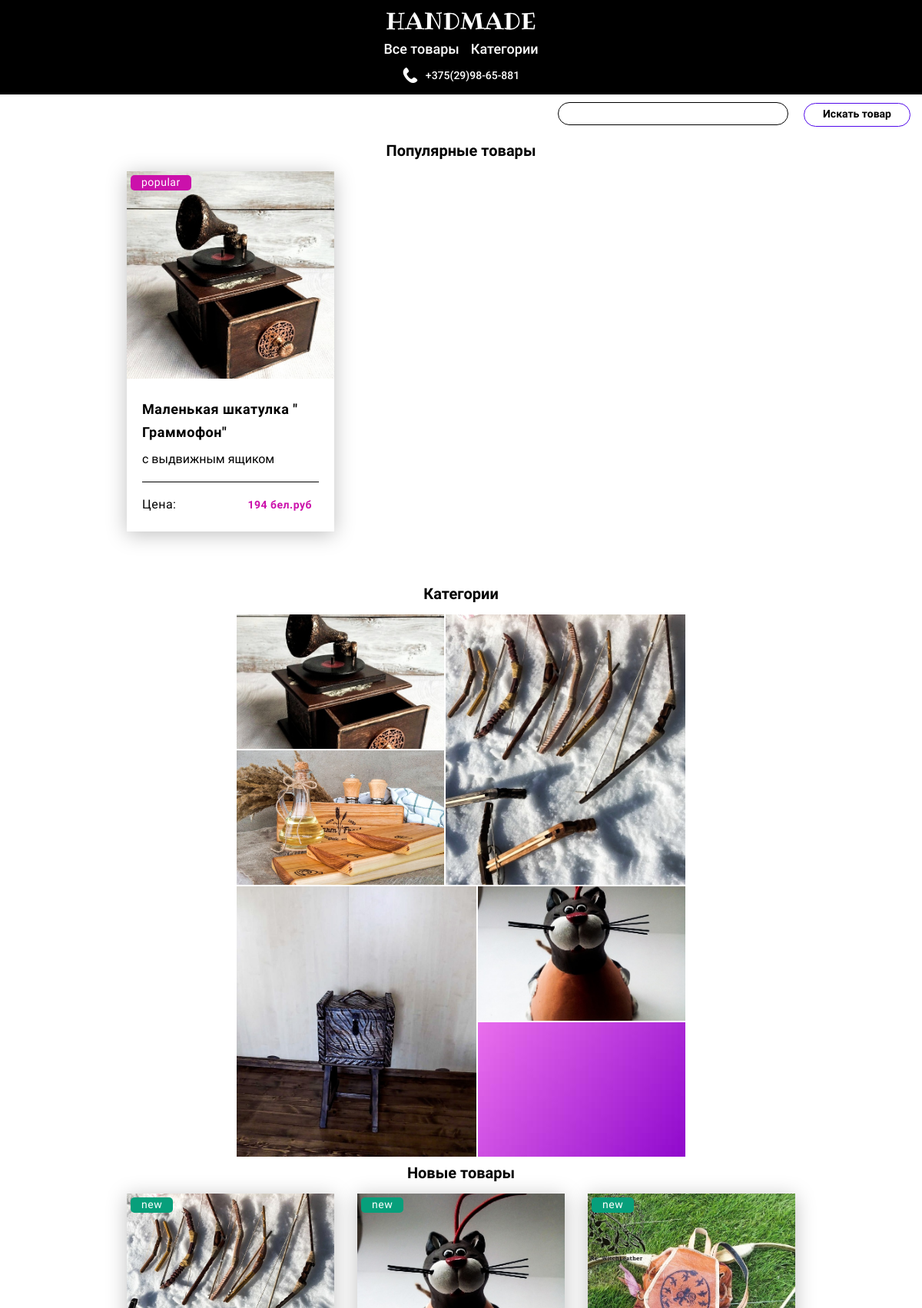
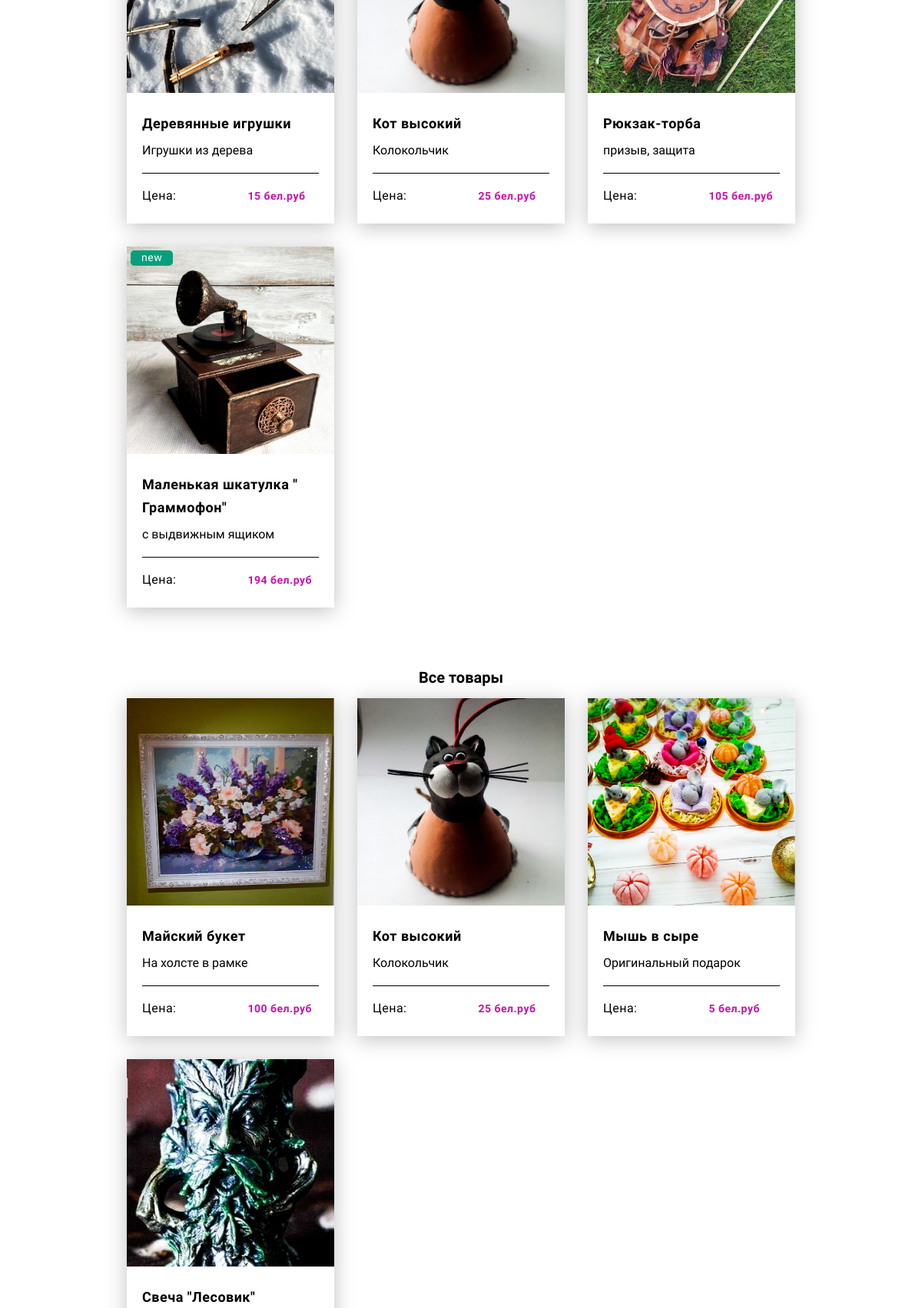
The page / (upper part) on the database its author committed (2 pictures, top to bottom).
### app.py (models this page shows, shortened)
class Product(db.Model):
    id = db.Column(db.Integer, primary_key=True)
    title = db.Column(db.String(80), default='Product №' + id)
    desc = db.Column(db.Text, default='There is no description')
    desc_opt = db.Column(db.String(250), default='There is no description')
    date = db.Column(db.DateTime, default=datetime.utcnow)
    visibility = db.Column(db.Boolean, default=True)
    price = db.Column(db.Integer, nullable=True)
    categories = db.Column(db.String(250), nullable=True)
    image = db.Column(db.String(250), nullable=True)
    author = db.Column(db.String(250), nullable=True)
    availability = db.Column(db.Integer, nullable=True)
    assignment = db.Column(db.String(250), nullable=True)
    material = db.Column(db.String(250), nullable=True)
    material_opt = db.Column(db.String(250), nullable=True)
    color = db.Column(db.String(250), nullable=True)
    color_opt = db.Column(db.String(250), nullable=True)
    size = db.Column(db.String(250), nullable=True)
    weight = db.Column(db.String(250), nullable=True)
    guarantee = db.Column(db.String(250), nullable=True)

### app.py (the view)
@app.route('/')
def index():
    products = Product.query.filter(Product.visibility == True).filter(Product.categories != "").order_by(
        Product.date).all()
    four_popular_products = db.session.query(Product) \
        .outerjoin(Order, Product.id == Order.product_id) \
        .filter(Order.date >= datetime(datetime.today().year, datetime.today().month, day=1)) \
        .filter(Product.visibility == True) \
        .group_by(Product.id) \
        .order_by(db.func.count(Order.product_id).desc()) \
        .limit(4).all()
    four_products = Product.query.filter(Product.visibility == True).order_by(func.random()).limit(4).all()
    four_new_products = Product.query.filter(Product.visibility == True).order_by(Product.date.desc()).limit(4).all()
    categories = []
    cat_images = []
    for product in products:
        categories.append(product.categories)
        cat_images.append((product.image.split(' '))[0])
    cat_img = dict(zip(categories, cat_images))
    keys = list(set(cat_img.keys()))
    random.shuffle(keys)
    cat_img_shuffled = dict()
    for key in keys:
        cat_img_shuffled.update({key: cat_img[key]})
    categories = []
    cat_images = []
    for c, i in cat_img_shuffled.items():
        categories.append(c)
        cat_images.append(i)
    return render_template("index.html",
                           four_popular_products=four_popular_products,
                           four_products=four_products,
                           four_new_products=four_new_products,
                           categories=categories[:5],
                           cat_images=cat_images[:5])

### templates/index.html (shortened to what this page needs)
{% extends 'base.html' %}
{% block body %}
<div class="page">
        <div class="container">
            <div class="page__content">
                <section class="popular-goods">
                    <div class="popular-goods__title">Популярные товары</div>
                    <div class="cards">
                        {% for el in four_popular_products %}
                        <div class="card">
                            <a href="{{ url_for('product', id=el.id) }}" class="card__link">
                                <div class="card__top">
                                    <img src="{{ url_for('static', filename=(el.image.split(' '))[0]) }}" alt="card" class="card__img">
                                    <div class="card__type type_popular">popular</div>
                                </div>
                                <div class="card__bottom">
                                    <div class="card__title">{{el.title}}</div>
                                    <div class="card__text">{{el.desc_opt}}</div>
                                    <div class="card__price price_popular">Цена:<span>{{ el.price }} бел.руб</span></div>
                                </div>
                            </a>
                        </div>
                        {% endfor %}
                    </div>
                </section>
                <section class="categories">
                    <div class="categories__title">Категории</div>
                    <div class="categories__columns">
                        <div class="categories__col">
                            {% for i in range(2) %}
                            <div class="categorie__item categorie__item_min">
                                <img class="categorie__img" src="{{ url_for('static', filename=cat_images[i]) }}" alt="categogrie__img">
                            </div>
                            {% endfor %}
                        </div>
                        <div class="categories__col">
                            <div class="categorie__item categorie__item_max">
                                <img class="categorie__img" src="{{ url_for('static', filename=cat_images[2]) }}" alt="categogrie__img">
                            </div>
                        </div>
                        <div class="categories__col">
                            <div class="categorie__item categorie__item_max">
                                <img class="categorie__img" src="{{ url_for('static', filename=cat_images[3]) }}" alt="categogrie__img">
                            </div>
                        </div>
                        <div class="categories__col">
                            <div class="categorie__item categorie__item_min">
                                <img class="categorie__img" src="{{ url_for('static', filename=cat_images[4]) }}" alt="categogrie__img">
                            </div>
                            <div class="categorie__item categorie__item_min">
                                <img class="categorie__img" src="{{ url_for('static', filename='images/dest/photo/all_cat_img.jpg') }}" alt="categogrie__img">
                            </div>
                        </div>
                    </div>
                </section>
                <section class="new-goods">
                    <div class="new-goods__title">Новые товары</div>
                    <div class="cards">
                        {% for el in four_new_products %}
                        <div class="card">
                            <a href="{{ url_for('product', id=el.id) }}" class="card__link">
                                <div class="card__top">
                                    <img src="{{ url_for('static', filename=(el.image.split(' '))[0]) }}" alt="card" class="card__img">
                                    <div class="card__type type_new">new</div>
                                </div>
                                <div class="card__bottom">
                                    <div class="card__title">{{el.title}}</div>
                                    <div class="card__text">{{el.desc_opt}}</div>
                                    <div class="card__price price_popular">Цена:<span>{{ el.price }} бел.руб</span></div>
                                </div>
                            </a>
                        </div>
                        {% endfor %}
                    </div>
                </section>
                <section class="all-goods">
                    <div class="all-goods__title">Все товары</div>
                    <div class="cards">
                        {% for el in four_products %}
                        <div class="card">
                            <a href="{{ url_for('product', id=el.id) }}" class="card__link">
                                <div class="card__top">
                                    <img src="{{ url_for('static', filename=(el.image.split(' '))[0]) }}" alt="card" class="card__img">
                                </div>
                                <div class="card__bottom">
                                    <div class="card__title">{{el.title}}</div>
                                    <div class="card__text">{{el.desc_opt}}</div>
                                    <div class="card__price price_popular">Цена:<span>{{ el.price }} бел.руб</span></div>
                                </div>
                            </a>
                        </div>
                        {% endfor %}
                    </div>
                </section>
            </div>
        </div>
    </div>
{% endblock %}

### static/css/app.css (style rules this page uses)
html { line-height: 1.15; -webkit-text-size-adjust: 100% }
body { margin: 0 }
a { background-color: transparent }
img { border-style: none }
img { display: block }
body { color: #fff; font-size: 14px; font-weight: 400; line-height: 19px; font-family: Roboto }
.container { max-width: 1200px; margin: 0 auto; padding: 0 15px }
.all-goods, .categories, .new-goods, .popular-goods, .goods-categories, .similar-products { padding: 10px 0 0 0 }
.all-goods__title, .categories__title, .new-goods__title, .popular-goods__title, .goods-categories__title, .similar-products__title { font-size: 20px; line-height: 1.15; font-weight: 700; color: #000; margin-bottom: 15px }
.cards { display: -webkit-box; display: -ms-flexbox; display: flex; width: 100%; -ms-flex-wrap: wrap; flex-wrap: wrap; -webkit-box-pack: justify; -ms-flex-pack: justify; column-gap: 30px; padding-bottom: 30px }
.cards .card { min-width: 270px; width: 270px; margin-bottom: 30px; -webkit-box-shadow: 0 4px 25px rgba(0,0,0,.25); box-shadow: 0 4px 25px rgba(0,0,0,.25) }
.card { -webkit-transition: .4s linear; -o-transition: .4s linear; transition: .4s linear }
.card__link { text-decoration: none }
.card__top { position: relative; height: 270px; overflow: hidden }
.card__img { width: 100%; height: 100%; object-fit: cover; position: absolute; left: 50%; transform: translateX(-50%); -webkit-transition: .4s linear; -o-transition: .4s linear; transition: transform .4s linear }
.card__type { position: absolute; top: 5px; left: 5px; border-radius: 5px; color: #fff; font-size: 14px; line-height: 1.14; padding: 2px 14px; letter-spacing: .5px }
.card__bottom { color: #000; padding: 25px 20px 26px; word-wrap: break-word; }
.card__title { font-weight: 700; font-size: 18px; line-height: 1.66; letter-spacing: .5px; text-decoration: none; margin-bottom: 10px }
.card__text { font-size: 16px; line-height: 19px; padding-bottom: 21px; position: relative }
.card__text::after { content: ""; display: block; position: absolute; bottom: 0; width: 100%; height: 1px; background-color: #000 }
.card__price { padding-top: 20px; font-size: 16px; line-height: 1.18; letter-spacing: .5px }
.card__price span { margin-left: 93px; font-weight: 700; font-size: 14px; line-height: 1.14 }
.type_popular { background-color: #cb11ab }
.type_new { background-color: #079f7b }
.price_popular span { color: #cb11ab }
.categories__columns { display: flex; }
.categories__col { margin-right: 2px; }
.categorie__item { position: relative; }
.categorie__item_min:first-child { margin-bottom: 2px; }
.categorie__item_min { width: 270px; height: 175px; }
.categorie__item_max { width: 312px; height: 352px; }
.categorie__img { width: 100%; height: 100%; object-fit: cover; }
.all-goods { padding: 20px 0 40px 0 }
body { position: relative; }
@media (max-width:1200px) { .all-goods__title, .categories__title, .new-goods__title, .popular-goods__title, .goods-categories__title, .goods-categorie__title, .similar-products__title { text-align: center } }
@media (max-width:1200px) { .cards { width: 870px; margin: 0 auto; -ms-flex-wrap: wrap; flex-wrap: wrap } }
@media (max-width:1200px) { .goods-categories__title, .categories__title { text-align: center; } }
@media (max-width:1200px) { .categories__columns { width: 584px; margin: 0 auto; flex-wrap: wrap; } }
@media (max-width:1200px) { .categories__col:nth-child(1), .categories__col:nth-child(2) { margin-bottom: 2px; } }
@media (max-width:1200px) { .categories__col:nth-child(2), .categories__col:nth-child(4) { margin-right: 0; } }

### rows shown on the page
Product: title "Маленькая шкатулка \" Граммофон\"", desc_opt "с выдвижным ящиком", price "194", shows a picture
Product: shows a picture, title "Деревянные игрушки", desc_opt "Игрушки из дерева", price "15"
Product: shows a picture, title "Кот высокий", desc_opt "Колокольчик", price "25"
Product: shows a picture, title "Рюкзак-торба", desc_opt "призыв, защита", price "105"
Product: shows a picture, title "Майский букет", desc_opt "На холсте в рамке", price "100"
Product: shows a picture, title "Мышь в сыре", desc_opt "Оригинальный подарок", price "5"
Product: shows a picture, title "Свеча \"Лесовик\""
